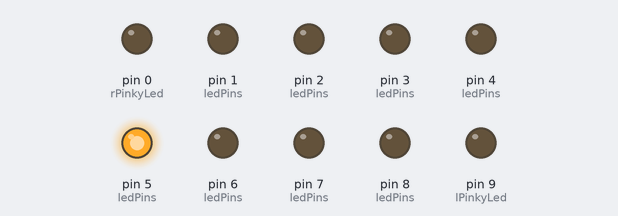
A program run on a simulated Teensy 4. Parts: output pins drawn as LEDs (lit = HIGH).

Above: at 0.1 s.
At 4.1 s:
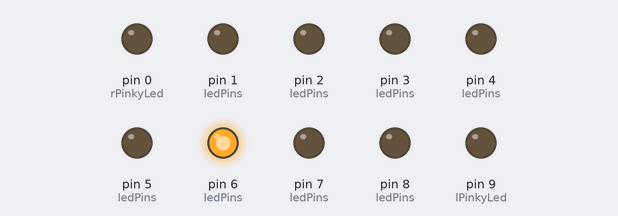
At 8.1 s:
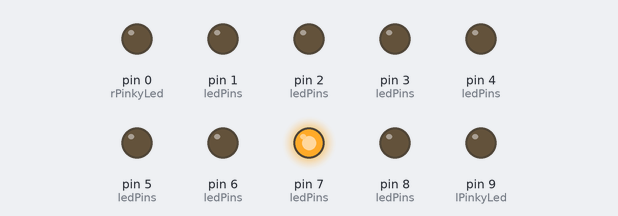
At 20.1 s:
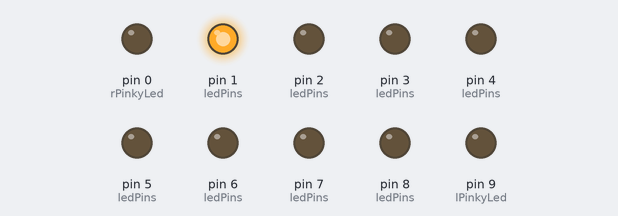
At 28.1 s:
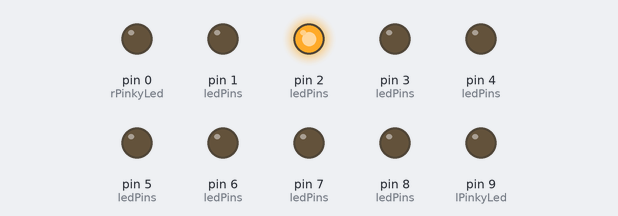
At 38.1 s:
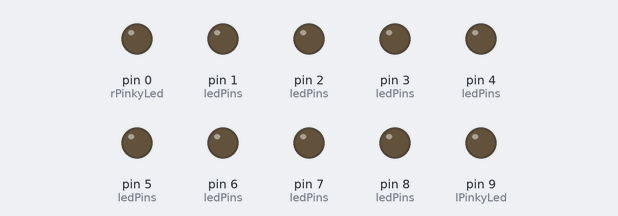
Timing chart, 0 to 39.6 s (numbered marks = the images above):
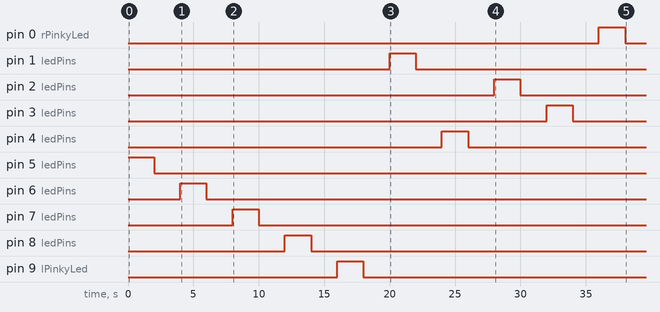

The program:

main.cpp
```cpp
#include <Arduino.h>

const uint8_t lThumbLed = 5;
const uint8_t lIndexLed = 6;
const uint8_t lMiddleLed = 7;
const uint8_t lRingLed = 8;
const uint8_t lPinkyLed = 9;
const uint8_t rThumbLed = 1;
const uint8_t rIndexLed = 4;
const uint8_t rMiddleLed = 2;
const uint8_t rRingLed = 3;
const uint8_t rPinkyLed = 0;

const int LED_NUM = 10;
const uint8_t ledPins[LED_NUM] = {lThumbLed, lIndexLed, lMiddleLed, lRingLed, lPinkyLed,
                                  rThumbLed, rIndexLed, rMiddleLed, rRingLed, rPinkyLed};

void setup()
{
    for (int i = 0; i < LED_NUM; i++) {
        pinMode(ledPins[i], OUTPUT);
    }
}

void loop()
{
    for (int i = 0; i < LED_NUM; i++) {
        digitalWrite(ledPins[i], HIGH);
        delay(2000);
        digitalWrite(ledPins[i], LOW);
        delay(2000);
    }
}
```

Measured:
- by itself, pin 0 (rPinkyLed): LOW → HIGH at 36.0 s, → LOW 2.0 s later
- by itself, pin 1 (ledPins): LOW → HIGH at 20.0 s, → LOW 2.0 s later
- by itself, pin 2 (ledPins): LOW → HIGH at 28.0 s, → LOW 2.0 s later
- by itself, pin 3 (ledPins): LOW → HIGH at 32.0 s, → LOW 2.0 s later
- by itself, pin 4 (ledPins): LOW → HIGH at 24.0 s, → LOW 2.0 s later
- by itself, pin 5 (ledPins): LOW → HIGH at 0.00 s, → LOW 2.0 s later
- by itself, pin 6 (ledPins): LOW → HIGH at 4.0 s, → LOW 2.0 s later
- by itself, pin 7 (ledPins): LOW → HIGH at 8.0 s, → LOW 2.0 s later
